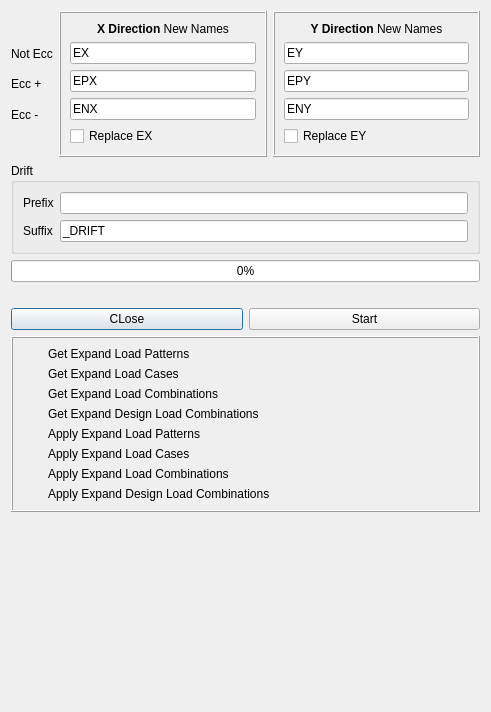
<?xml version="1.0" encoding="UTF-8"?>
<ui version="4.0">
 <class>Dialog</class>
 <widget class="QDialog" name="Dialog">
  <property name="geometry">
   <rect>
    <x>0</x>
    <y>0</y>
    <width>491</width>
    <height>712</height>
   </rect>
  </property>
  <property name="windowTitle">
   <string>Explode Seismic Load Patterns</string>
  </property>
  <layout class="QVBoxLayout" name="verticalLayout_4">
   <item>
    <layout class="QHBoxLayout" name="horizontalLayout_2">
     <item>
      <layout class="QVBoxLayout" name="verticalLayout">
       <item>
        <widget class="QLabel" name="label">
         <property name="text">
          <string/>
         </property>
        </widget>
       </item>
       <item>
        <widget class="QLabel" name="label_6">
         <property name="text">
          <string>Not Ecc</string>
         </property>
        </widget>
       </item>
       <item>
        <widget class="QLabel" name="label_2">
         <property name="text">
          <string>Ecc +</string>
         </property>
        </widget>
       </item>
       <item>
        <widget class="QLabel" name="label_3">
         <property name="text">
          <string>Ecc -</string>
         </property>
        </widget>
       </item>
       <item>
        <widget class="QLabel" name="label_7">
         <property name="text">
          <string/>
         </property>
        </widget>
       </item>
      </layout>
     </item>
     <item>
      <layout class="QHBoxLayout" name="horizontalLayout">
       <item>
        <widget class="QFrame" name="frame">
         <property name="frameShape">
          <enum>QFrame::Box</enum>
         </property>
         <property name="frameShadow">
          <enum>QFrame::Raised</enum>
         </property>
         <layout class="QVBoxLayout" name="verticalLayout_2">
          <item>
           <widget class="QLabel" name="label_4">
            <property name="text">
             <string>&lt;html&gt;&lt;head/&gt;&lt;body&gt;&lt;p&gt;&lt;span style=&quot; font-weight:600;&quot;&gt;X Direction&lt;/span&gt; New Names&lt;/p&gt;&lt;/body&gt;&lt;/html&gt;</string>
            </property>
            <property name="alignment">
             <set>Qt::AlignCenter</set>
            </property>
           </widget>
          </item>
          <item>
           <widget class="QLineEdit" name="ex">
            <property name="text">
             <string>EX</string>
            </property>
           </widget>
          </item>
          <item>
           <widget class="QLineEdit" name="epx">
            <property name="text">
             <string>EPX</string>
            </property>
           </widget>
          </item>
          <item>
           <widget class="QLineEdit" name="enx">
            <property name="text">
             <string>ENX</string>
            </property>
           </widget>
          </item>
          <item>
           <widget class="QCheckBox" name="replace_ex">
            <property name="text">
             <string>Replace EX</string>
            </property>
           </widget>
          </item>
         </layout>
        </widget>
       </item>
       <item>
        <widget class="QFrame" name="frame_2">
         <property name="frameShape">
          <enum>QFrame::Box</enum>
         </property>
         <property name="frameShadow">
          <enum>QFrame::Raised</enum>
         </property>
         <layout class="QVBoxLayout" name="verticalLayout_3">
          <item>
           <widget class="QLabel" name="label_5">
            <property name="text">
             <string>&lt;html&gt;&lt;head/&gt;&lt;body&gt;&lt;p&gt;&lt;span style=&quot; font-weight:600;&quot;&gt;Y Direction&lt;/span&gt; New Names&lt;/p&gt;&lt;/body&gt;&lt;/html&gt;</string>
            </property>
            <property name="alignment">
             <set>Qt::AlignCenter</set>
            </property>
           </widget>
          </item>
          <item>
           <widget class="QLineEdit" name="ey">
            <property name="text">
             <string>EY</string>
            </property>
           </widget>
          </item>
          <item>
           <widget class="QLineEdit" name="epy">
            <property name="text">
             <string>EPY</string>
            </property>
           </widget>
          </item>
          <item>
           <widget class="QLineEdit" name="eny">
            <property name="text">
             <string>ENY</string>
            </property>
           </widget>
          </item>
          <item>
           <widget class="QCheckBox" name="replace_ey">
            <property name="text">
             <string>Replace EY</string>
            </property>
           </widget>
          </item>
         </layout>
        </widget>
       </item>
      </layout>
     </item>
    </layout>
   </item>
   <item>
    <widget class="QGroupBox" name="groupBox">
     <property name="title">
      <string>Drift</string>
     </property>
     <layout class="QGridLayout" name="gridLayout_4">
      <item row="0" column="0">
       <widget class="QLabel" name="label_9">
        <property name="text">
         <string>Prefix</string>
        </property>
       </widget>
      </item>
      <item row="0" column="1">
       <widget class="QLineEdit" name="drift_prefix">
        <property name="text">
         <string/>
        </property>
       </widget>
      </item>
      <item row="1" column="0">
       <widget class="QLabel" name="label_10">
        <property name="text">
         <string>Suffix</string>
        </property>
       </widget>
      </item>
      <item row="1" column="1">
       <widget class="QLineEdit" name="drift_suffix">
        <property name="text">
         <string>_DRIFT</string>
        </property>
       </widget>
      </item>
     </layout>
    </widget>
   </item>
   <item>
    <widget class="QProgressBar" name="progressbar">
     <property name="value">
      <number>0</number>
     </property>
    </widget>
   </item>
   <item>
    <widget class="QLabel" name="result_label">
     <property name="text">
      <string/>
     </property>
    </widget>
   </item>
   <item>
    <layout class="QHBoxLayout" name="horizontalLayout_3">
     <item>
      <widget class="QPushButton" name="close_button">
       <property name="text">
        <string>CLose</string>
       </property>
      </widget>
     </item>
     <item>
      <widget class="QPushButton" name="start_button">
       <property name="text">
        <string>Start</string>
       </property>
      </widget>
     </item>
    </layout>
   </item>
   <item>
    <widget class="QFrame" name="frame_3">
     <property name="frameShape">
      <enum>QFrame::Box</enum>
     </property>
     <property name="frameShadow">
      <enum>QFrame::Raised</enum>
     </property>
     <layout class="QGridLayout" name="gridLayout">
      <item row="4" column="1">
       <widget class="QLabel" name="label_15">
        <property name="text">
         <string>Apply Expand Load Patterns</string>
        </property>
       </widget>
      </item>
      <item row="5" column="0">
       <widget class="QLabel" name="set_loadcase">
        <property name="maximumSize">
         <size>
          <width>20</width>
          <height>20</height>
         </size>
        </property>
        <property name="font">
         <font>
          <pointsize>8</pointsize>
         </font>
        </property>
        <property name="text">
         <string/>
        </property>
        <property name="pixmap">
         <pixmap resource="../osafe_py_widgets/resource.qrc">:/safe/osafe_images/cancel.png</pixmap>
        </property>
        <property name="scaledContents">
         <bool>true</bool>
        </property>
       </widget>
      </item>
      <item row="4" column="0">
       <widget class="QLabel" name="set_loadpat">
        <property name="maximumSize">
         <size>
          <width>20</width>
          <height>20</height>
         </size>
        </property>
        <property name="font">
         <font>
          <pointsize>8</pointsize>
         </font>
        </property>
        <property name="text">
         <string/>
        </property>
        <property name="pixmap">
         <pixmap resource="../osafe_py_widgets/resource.qrc">:/safe/osafe_images/cancel.png</pixmap>
        </property>
        <property name="scaledContents">
         <bool>true</bool>
        </property>
       </widget>
      </item>
      <item row="5" column="1">
       <widget class="QLabel" name="label_16">
        <property name="text">
         <string>Apply Expand Load Cases</string>
        </property>
       </widget>
      </item>
      <item row="3" column="0">
       <widget class="QLabel" name="get_design_loadcomb">
        <property name="maximumSize">
         <size>
          <width>20</width>
          <height>20</height>
         </size>
        </property>
        <property name="font">
         <font>
          <pointsize>8</pointsize>
         </font>
        </property>
        <property name="text">
         <string/>
        </property>
        <property name="pixmap">
         <pixmap resource="../osafe_py_widgets/resource.qrc">:/safe/osafe_images/cancel.png</pixmap>
        </property>
        <property name="scaledContents">
         <bool>true</bool>
        </property>
       </widget>
      </item>
      <item row="2" column="0">
       <widget class="QLabel" name="get_loadcomb">
        <property name="maximumSize">
         <size>
          <width>20</width>
          <height>20</height>
         </size>
        </property>
        <property name="font">
         <font>
          <pointsize>8</pointsize>
         </font>
        </property>
        <property name="text">
         <string/>
        </property>
        <property name="pixmap">
         <pixmap resource="../osafe_py_widgets/resource.qrc">:/safe/osafe_images/cancel.png</pixmap>
        </property>
        <property name="scaledContents">
         <bool>true</bool>
        </property>
       </widget>
      </item>
      <item row="0" column="0">
       <widget class="QLabel" name="get_loadpat">
        <property name="maximumSize">
         <size>
          <width>20</width>
          <height>20</height>
         </size>
        </property>
        <property name="font">
         <font>
          <pointsize>8</pointsize>
         </font>
        </property>
        <property name="text">
         <string/>
        </property>
        <property name="pixmap">
         <pixmap resource="../osafe_py_widgets/resource.qrc">:/safe/osafe_images/cancel.png</pixmap>
        </property>
        <property name="scaledContents">
         <bool>true</bool>
        </property>
       </widget>
      </item>
      <item row="2" column="1">
       <widget class="QLabel" name="label_13">
        <property name="text">
         <string>Get Expand Load Combinations</string>
        </property>
       </widget>
      </item>
      <item row="1" column="0">
       <widget class="QLabel" name="get_loadcase">
        <property name="maximumSize">
         <size>
          <width>20</width>
          <height>20</height>
         </size>
        </property>
        <property name="font">
         <font>
          <pointsize>8</pointsize>
         </font>
        </property>
        <property name="text">
         <string/>
        </property>
        <property name="pixmap">
         <pixmap resource="../osafe_py_widgets/resource.qrc">:/safe/osafe_images/cancel.png</pixmap>
        </property>
        <property name="scaledContents">
         <bool>true</bool>
        </property>
       </widget>
      </item>
      <item row="1" column="1">
       <widget class="QLabel" name="label_12">
        <property name="text">
         <string>Get Expand Load Cases</string>
        </property>
       </widget>
      </item>
      <item row="3" column="1">
       <widget class="QLabel" name="label_14">
        <property name="text">
         <string>Get Expand Design Load Combinations</string>
        </property>
       </widget>
      </item>
      <item row="6" column="1">
       <widget class="QLabel" name="label_17">
        <property name="text">
         <string>Apply Expand Load Combinations</string>
        </property>
       </widget>
      </item>
      <item row="6" column="0">
       <widget class="QLabel" name="set_loadcomb">
        <property name="maximumSize">
         <size>
          <width>20</width>
          <height>20</height>
         </size>
        </property>
        <property name="font">
         <font>
          <pointsize>8</pointsize>
         </font>
        </property>
        <property name="text">
         <string/>
        </property>
        <property name="pixmap">
         <pixmap resource="../osafe_py_widgets/resource.qrc">:/safe/osafe_images/cancel.png</pixmap>
        </property>
        <property name="scaledContents">
         <bool>true</bool>
        </property>
       </widget>
      </item>
      <item row="0" column="1">
       <widget class="QLabel" name="label_11">
        <property name="text">
         <string>Get Expand Load Patterns</string>
        </property>
       </widget>
      </item>
      <item row="7" column="0">
       <widget class="QLabel" name="set_design_loadcomb">
        <property name="maximumSize">
         <size>
          <width>20</width>
          <height>20</height>
         </size>
        </property>
        <property name="font">
         <font>
          <pointsize>8</pointsize>
         </font>
        </property>
        <property name="text">
         <string/>
        </property>
        <property name="pixmap">
         <pixmap resource="../osafe_py_widgets/resource.qrc">:/safe/osafe_images/cancel.png</pixmap>
        </property>
        <property name="scaledContents">
         <bool>true</bool>
        </property>
       </widget>
      </item>
      <item row="7" column="1">
       <widget class="QLabel" name="label_18">
        <property name="text">
         <string>Apply Expand Design Load Combinations</string>
        </property>
       </widget>
      </item>
     </layout>
    </widget>
   </item>
   <item>
    <spacer name="verticalSpacer">
     <property name="orientation">
      <enum>Qt::Vertical</enum>
     </property>
     <property name="sizeHint" stdset="0">
      <size>
       <width>20</width>
       <height>40</height>
      </size>
     </property>
    </spacer>
   </item>
  </layout>
 </widget>
 <resources>
  <include location="../osafe_py_widgets/resource.qrc"/>
  <include location="../osafe_py_widget/resource.qrc"/>
 </resources>
 <connections/>
</ui>
